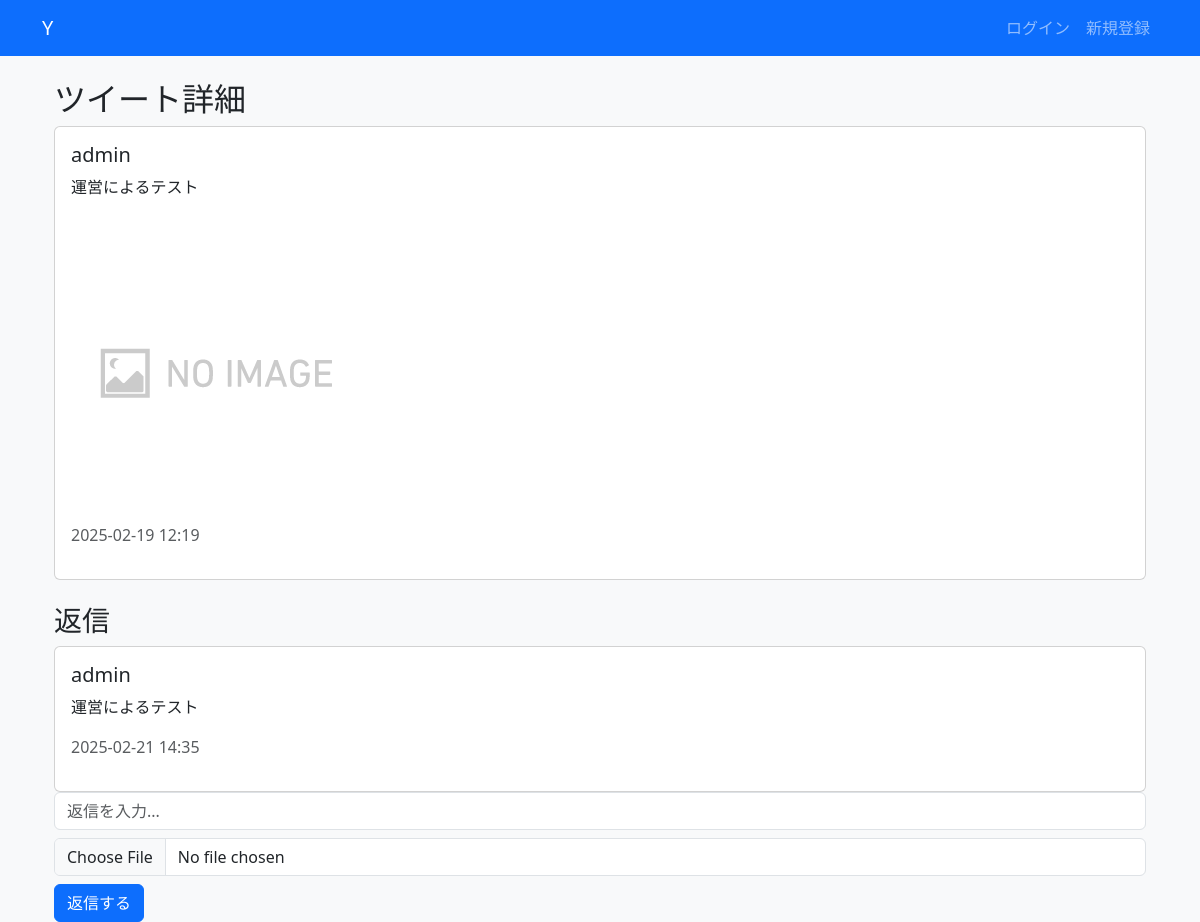
Screenshot of /tweet/7/ with the database file from the repository.
### Y/models.py (models this page shows, shortened)
class Tweet(models.Model):
    user = models.ForeignKey(User, on_delete=models.CASCADE)
    content = models.CharField(max_length=280)
    image = models.ImageField(upload_to='tweets/', blank=True, null=True)
    created_at = models.DateTimeField(auto_now_add=True)
    original_tweet = models.ForeignKey('self', on_delete=models.CASCADE, null=True, blank=True, related_name='retweets')
    class Meta:
        unique_together = ('user', 'original_tweet')  # 同じユーザーが同じツイートをリツイートできない
    parent_tweet = models.ForeignKey('self', on_delete=models.CASCADE, null=True, blank=True, related_name='replies')

### Y/views.py (the view)
# urls.py: path('tweet/<int:tweet_id>/', tweet_detail, name='tweet_detail'),
def tweet_detail(request, tweet_id):
    tweet = get_object_or_404(Tweet, id=tweet_id)
    replies = Tweet.objects.filter(original_tweet=tweet).order_by("created_at")  # 返信ツイートの取得
    return render(request, 'Y/tweet_detail.html', {'tweet': tweet, 'replies': replies})

### Y/context_processors.py (called while the page is built)
def unread_notifications(request):
    if request.user.is_authenticated:
        return {'unread_notifications': Notification.objects.filter(receiver=request.user, is_read=False).count()}
    return {}

### Y/templates/Y/tweet_detail.html (shortened to what this page needs)
{% extends 'Y/base.html' %}
{% block content %}
<div class="container">
    <h2>ツイート詳細</h2>
    <div class="card">
        <div class="card-body">
            <h5 class="card-title">{{ tweet.user.username }}</h5>
            <p class="card-text">{{ tweet.content }}</p>
            {% if tweet.original_tweet %}
                {% if tweet.original_tweet.image %}
                    <img src="{{ tweet.original_tweet.image.url }}" class="img-fluid rounded mt-2" style="max-height: 300px;">
                {% endif %}
            {% else %}
                {% if tweet.image %}
                    <img src="{{ tweet.image.url }}" class="img-fluid rounded mt-2" style="max-height: 300px;">
                {% endif %}
            {% endif %}
            <p class="text-muted">{{ tweet.created_at|date:"Y-m-d H:i" }}</p>
        </div>
    </div>
    <h3 class="mt-4">返信</h3>
    {% if replies %}
        {% for reply in replies %}
            <div class="card mt-2">
                <div class="card-body">
                    <h5 class="card-title">{{ reply.user.username }}</h5>
                    <p class="card-text">{{ reply.content }}</p>
                    <p class="text-muted">{{ reply.created_at|date:"Y-m-d H:i" }}</p>
                </div>
            </div>
        {% endfor %}
    {% else %}
        <p>返信がありません。</p>
    {% endif %}
    <form action="{% url 'reply' tweet.id %}" method="post" enctype="multipart/form-data">
        <input type="text" name="content" placeholder="返信を入力..." class="form-control">
        <input type="file" name="image" class="form-control mt-2">
        <button type="submit" class="btn btn-primary mt-2">返信する</button>
    </form>
</div>
{% endblock %}

### rows the page displays
Tweet: user.username "admin", content "運営によるテスト", image (placeholder picture), created_at "2025-02-19 12:19"
Tweet: user.username "admin", content "運営によるテスト", created_at "2025-02-21 14:35"
